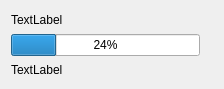
<?xml version="1.0" encoding="UTF-8"?>
<ui version="4.0">
 <class>Form</class>
 <widget class="QWidget" name="Form">
  <property name="geometry">
   <rect>
    <x>0</x>
    <y>0</y>
    <width>224</width>
    <height>89</height>
   </rect>
  </property>
  <property name="windowTitle">
   <string>Form</string>
  </property>
  <layout class="QHBoxLayout" name="horizontalLayout_2">
   <item>
    <layout class="QVBoxLayout" name="verticalLayout">
     <item>
      <layout class="QHBoxLayout" name="horizontalLayout">
       <item>
        <widget class="QLabel" name="label_name">
         <property name="text">
          <string>TextLabel</string>
         </property>
         <property name="alignment">
          <set>Qt::AlignLeading|Qt::AlignLeft|Qt::AlignVCenter</set>
         </property>
        </widget>
       </item>
      </layout>
     </item>
     <item>
      <widget class="QProgressBar" name="progressBar">
       <property name="value">
        <number>24</number>
       </property>
      </widget>
     </item>
     <item>
      <widget class="QLabel" name="label_process">
       <property name="text">
        <string>TextLabel</string>
       </property>
      </widget>
     </item>
    </layout>
   </item>
   <item>
    <widget class="QLabel" name="label">
     <property name="text">
      <string/>
     </property>
    </widget>
   </item>
  </layout>
 </widget>
 <resources/>
 <connections/>
</ui>
